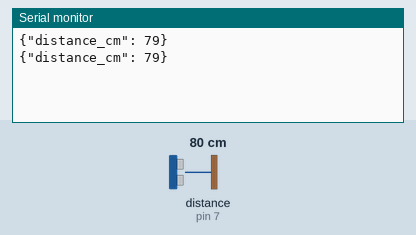
This sketch was run on a simulated Arduino Uno, built with avr-gcc and run on an emulated ATmega328P. On the bench: the last lines printed to the serial monitor. Wiring (inferred from the names in the program): ultrasonic range finder: trigger pin 8; echo pin 7. Inputs (shaded band) come from the test bench; at power-on: distance to the obstacle (sensor on pin 7) 80 cm. The echo pulse lasts 58.3 µs per cm.

Above: at 1.8 s.
1.9 s: distance to the obstacle (sensor on pin 7) set to 2 cm
At 2.4 s:
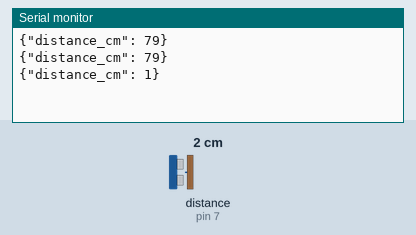
3.4 s: distance to the obstacle (sensor on pin 7) set to 4 cm
At 4.8 s:
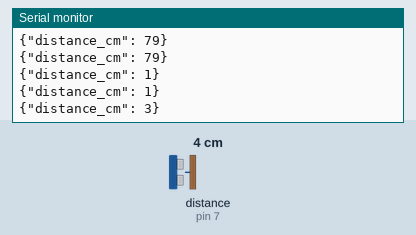
Timing chart, 0 to 6.4 s (numbered marks = the images above; inputs shaded):
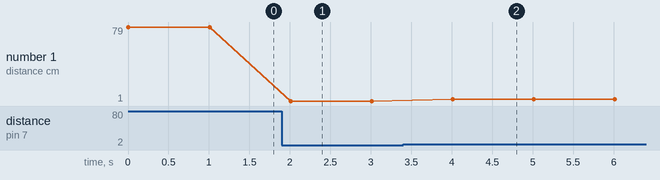

The sketch:

standuino.ino
```cpp
const int ECHO = 7;
const int TRIGGER = 8;

void setup() {
  Serial.begin(9600);

  pinMode(ECHO, INPUT);
  pinMode(TRIGGER, OUTPUT);
}

/*
 * code for reading the ultrasonic sensor based on:
 * http://arduinobasics.blogspot.com/2012/11/arduinobasics-hc-sr04-ultrasonic-sensor.html
 */
int readDistanceInCm() {
  digitalWrite(TRIGGER, LOW);
  delayMicroseconds(2);

  digitalWrite(TRIGGER, HIGH);
  delayMicroseconds(10);

  digitalWrite(TRIGGER, LOW);
  int duration = pulseIn(ECHO, HIGH);

  // not sure what 58.2 is - the article above indicates the distance
  // calculated is in cm based on the speed of sound
  int distance = duration / 58.2;

  return distance;
}

void loop() {
  int distance = readDistanceInCm();

  if (distance < 0) {
    return;
  }

  /* delay(50); */
  Serial.println("{\"distance_cm\": " + String(distance) + "}");
  delay(1000);
}
```

Measured:
- after the input at 1.9 s, the serial monitor: prints a new line after 0.11 s (image 1)
- after the input at 3.4 s, the serial monitor: prints a new line after 0.61 s (image 2)
- plotted number 1: 79 → 1 after the input at 1.9 s, 1 → 3 after the input at 3.4 s
